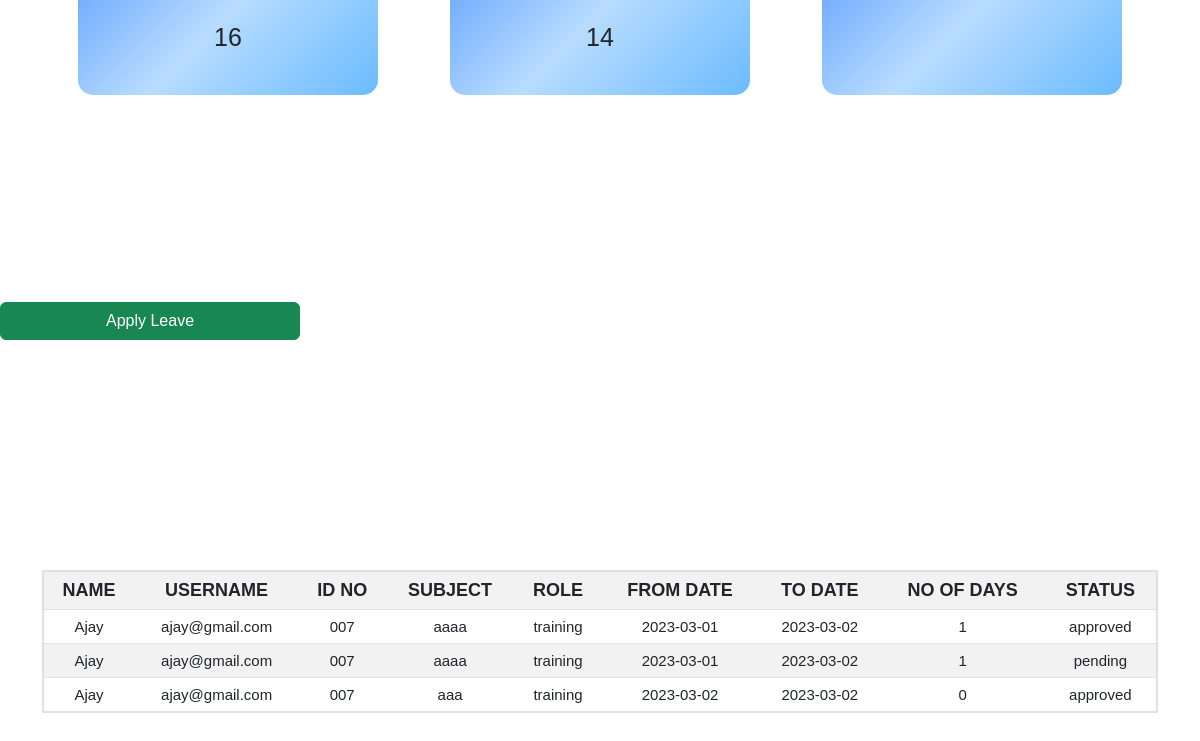
The page /training-home.php (signed in) on the database its author committed.
### tables this page shows
CREATE TABLE `apply_leave` (
  `sl_no` int NOT NULL,
  `name` varchar(20) DEFAULT NULL,
  `username` varchar(20) NOT NULL,
  `id_no` varchar(20) DEFAULT NULL,
  `reason` varchar(200) DEFAULT NULL,
  `role` varchar(20) NOT NULL,
  `date` date NOT NULL,
  `to_date` varchar(200) NOT NULL,
  `no_of_days` varchar(50) NOT NULL,
  `status` varchar(20) NOT NULL
);

CREATE TABLE `add_users` (
  `sl_no` int NOT NULL,
  `name` varchar(20) DEFAULT NULL,
  `id_no` varchar(20) DEFAULT NULL,
  `total_leaves` varchar(20) DEFAULT NULL,
  `role` varchar(20) DEFAULT NULL,
  `date_of_joining` varchar(30) DEFAULT NULL,
  `username` varchar(20) DEFAULT NULL,
  `password` varchar(20) DEFAULT NULL
);

### training-home.php (the view, shortened to what this page needs)
<?php
$a=$_SESSION['training'];
?>
<html>
 <head>
  <link rel="stylesheet" type="text/css" href="training.css">
  <link href="https://cdn.jsdelivr.net/npm/bootstrap@5.3.0-alpha1/dist/css/bootstrap.min.css" rel="stylesheet">
 </head>
 <body>
 <div class="container" id="con2">
   <div class="staff">
    <button type="button" class="btn btn-success btn-11" data-bs-toggle="modal" data-bs-target="#staticBackdrop">Apply Leave</button>
   </div>
   <table class="table table-striped table2" >
    <tr>
     <th>Name</th>
     <th>Username</th>
     <th>Id no</th>
     <th>Subject</th>
     <th>Role</th>
     <th>From Date</th>
     <th>To date</th>
     <th>No of days</th>
     <th>Status</th>
    </tr>
   <?php
    $con=mysqli_connect("localhost","gokul","gokul","leave_management_system");
    $sel=mysqli_query($con,"select * from apply_leave where username='$a'");
    if(mysqli_num_rows($sel)>0)
    {
    while($r=mysqli_fetch_row ($sel))
    {
   ?>
    <tr>
     <td><?php echo$r[1];?></td>
     <td><?php echo$r[2];?></td>
     <td><?php echo$r[3];?></td>
     <td><?php echo$r[4];?></td>
     <td><?php echo$r[5];?></td>
     <td><?php echo$r[6];?></td>
     <td><?php echo$r[7];?></td>
     <td><?php echo$r[8];?></td>
     <td><?php echo$r[9];?></td>
    </tr>
   <?php
    }
    }
    $sel=mysqli_query($con,"select * from add_users where username='$a' and role='training'");
    if(mysqli_num_rows($sel)>0)
    {
    while($r1=mysqli_fetch_row($sel))
    {
    ?>
    <?php
    $sel=mysqli_query($con,"select sum(no_of_days) as total from apply_leave where username='$a'");
    $res=mysqli_fetch_assoc($sel);
    $num=$res['total'];
    $rem=$r1[3]-$num;
    ?>
    <div class="both">
     <div class="circle1">
      <div class="remaining">
       <p class="card-text1"><?php echo$r1[3];?></p>
      </div>
     </div>
     <div class="circle2">
      <div class="remaining">
       <p class="card-text1"><?php echo"$rem"; ?></p>
      </div>
     </div>
     <div class="circle3">
     </div>
    </div>
    <?php
    $con=mysqli_connect("localhost","gokul","gokul","leave_management_system");
  }
  }
?>
   </table>
  </div>
 </body>
</html>

### training.css (style rules this page uses)
* { margin:unset; padding: unset; font-family:Arial, Helvetica, sans-serif; }
.btn-11 { width:300px; border-radius: 2px; }
.staff { position:fixed; left:0px; top:302px; }
.container { padding-left:0px; padding-right:0px; }
.table2 { position:relative; top:200px; left:0px; text-align: center; border:2px solid; margin-top:200px; margin-bottom:20px; }
.table2 th { text-transform: uppercase; font-size:18px; }
.table2 td { font-size:15px; }
.circle1 { background-color: #8BC6EC; background-image: linear-gradient(-225deg, #5D9FFF 0%, #B8DCFF 48%, #6BBBFF 100%); height:150px; width:300px; border-radius: 15px; text-align: center; }
.both { display:flex; justify-content: space-around; position:relative; bottom:75px; margin-top:20px; }
.circle2 { background-color: #8BC6EC; background-image: linear-gradient(-225deg, #5D9FFF 0%, #B8DCFF 48%, #6BBBFF 100%); height:150px; width:300px; border-radius: 15px; text-align: center; }
.circle3 { background-color: #8BC6EC; background-image: linear-gradient(-225deg, #5D9FFF 0%, #B8DCFF 48%, #6BBBFF 100%); height:150px; width:300px; border-radius: 15px; text-align: center; }
.card-text1 { font-size:25px; margin-top:20px; }

### rows shown on the page
apply_leave: name "Ajay", username "ajay@gmail.com", id_no "007", reason "aaaa", role "training", date "2023-03-01", to_date "2023-03-02", no_of_days "1", status "approved"
apply_leave: name "Ajay", username "ajay@gmail.com", id_no "007", reason "aaaa", role "training", date "2023-03-01", to_date "2023-03-02", no_of_days "1", status "pending"
apply_leave: name "Ajay", username "ajay@gmail.com", id_no "007", reason "aaa", role "training", date "2023-03-02", to_date "2023-03-02", no_of_days "0", status "approved"
add_users: total_leaves "16", rem "14"
